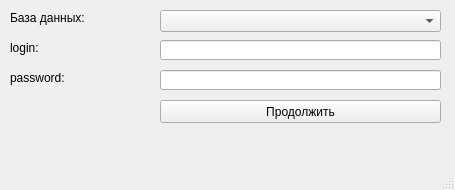
<?xml version="1.0" encoding="UTF-8"?>
<ui version="4.0">
 <class>MainWindow</class>
 <widget class="QMainWindow" name="MainWindow">
  <property name="geometry">
   <rect>
    <x>0</x>
    <y>0</y>
    <width>455</width>
    <height>190</height>
   </rect>
  </property>
  <property name="windowTitle">
   <string>MainWindow</string>
  </property>
  <widget class="QWidget" name="centralwidget">
   <widget class="QLabel" name="label">
    <property name="geometry">
     <rect>
      <x>10</x>
      <y>10</y>
      <width>101</width>
      <height>16</height>
     </rect>
    </property>
    <property name="text">
     <string>База данных:</string>
    </property>
   </widget>
   <widget class="QComboBox" name="comboBox">
    <property name="geometry">
     <rect>
      <x>160</x>
      <y>10</y>
      <width>281</width>
      <height>22</height>
     </rect>
    </property>
   </widget>
   <widget class="QLineEdit" name="lineEdit">
    <property name="geometry">
     <rect>
      <x>160</x>
      <y>40</y>
      <width>281</width>
      <height>20</height>
     </rect>
    </property>
   </widget>
   <widget class="QLineEdit" name="lineEdit_2">
    <property name="geometry">
     <rect>
      <x>160</x>
      <y>70</y>
      <width>281</width>
      <height>20</height>
     </rect>
    </property>
   </widget>
   <widget class="QLabel" name="label_2">
    <property name="geometry">
     <rect>
      <x>10</x>
      <y>40</y>
      <width>101</width>
      <height>16</height>
     </rect>
    </property>
    <property name="text">
     <string>login:</string>
    </property>
   </widget>
   <widget class="QLabel" name="label_3">
    <property name="geometry">
     <rect>
      <x>10</x>
      <y>70</y>
      <width>101</width>
      <height>16</height>
     </rect>
    </property>
    <property name="text">
     <string>password:</string>
    </property>
   </widget>
   <widget class="QPushButton" name="pushButton">
    <property name="geometry">
     <rect>
      <x>160</x>
      <y>100</y>
      <width>281</width>
      <height>23</height>
     </rect>
    </property>
    <property name="text">
     <string>Продолжить</string>
    </property>
   </widget>
  </widget>
  <widget class="QMenuBar" name="menubar">
   <property name="geometry">
    <rect>
     <x>0</x>
     <y>0</y>
     <width>455</width>
     <height>21</height>
    </rect>
   </property>
  </widget>
  <widget class="QStatusBar" name="statusbar"/>
 </widget>
 <resources/>
 <connections/>
</ui>
